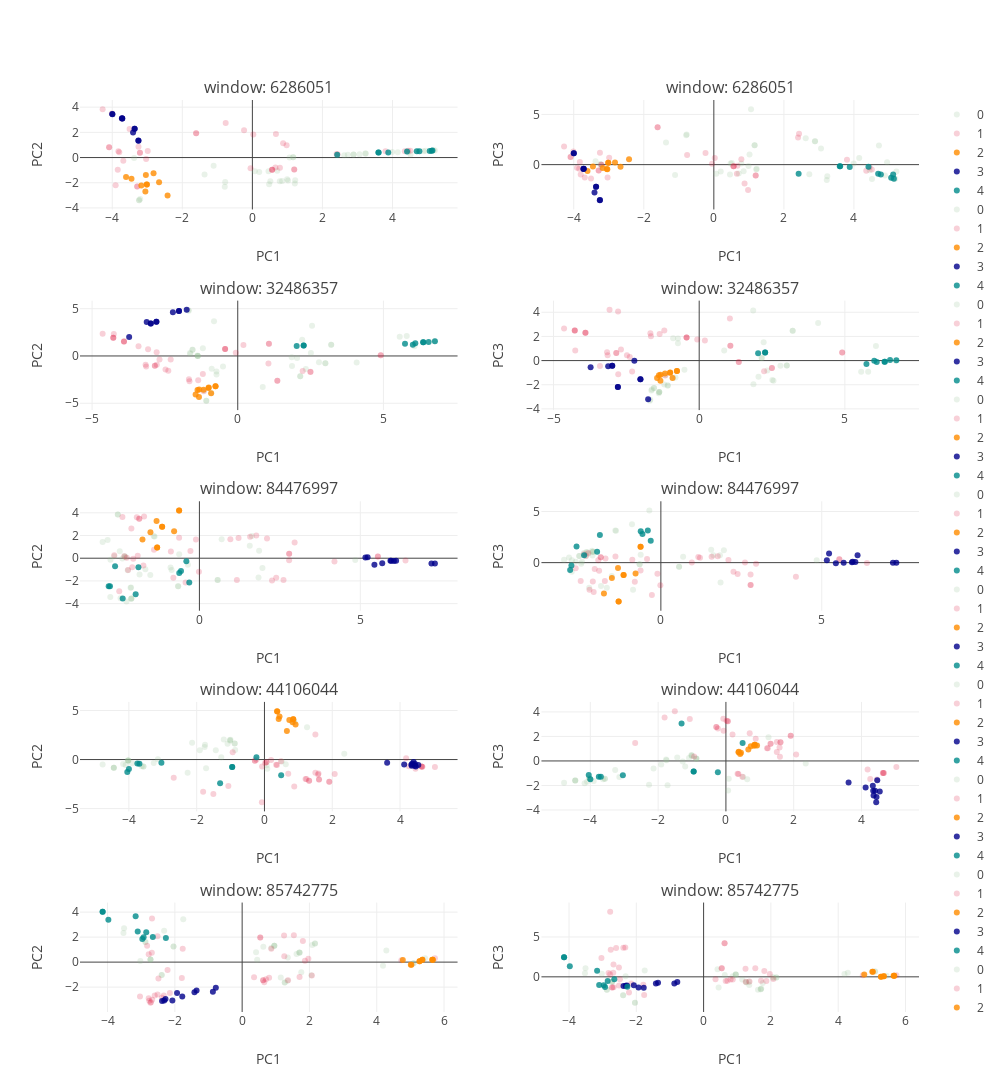

The code cell stored with this chart in its notebook:
### Markdown cell above
### I. Local variation sample

Visualize genetic structure at local windows using PCA. Plot colors will correspond to the Mean shift clustering above. 

Use the list `plot_who` to plot only accessions from specific groups.

Use the list `shade` to lower the opacity of samples from specific groups.

### Code cell
## a look at local windows
from structure_tools.Tutorial_subplots import window_sample_plot

windows_pick= 5
Chr= 1

plot_who= []
shade= [0,1]

window_sample_plot(Windows,
                   label_select,
                   PCA_color_ref,
                   plot_who= plot_who,
                   shade= shade,
                   Chr= 1,
                   windows_pick= windows_pick,
                   height= 1500,width= 1000)

### Figure 1 — Plotly figure (JSON) as saved in the notebook; plotly's stock layout.template omitted (floating-point values rounded to 4 significant figures)
{"data": [{"marker": {"color": "darkseagreen", "line": {"width": 0}, "opacity": 0.2, "size": 6, "symbol": "circle"}, "mode": "markers", "name": "0", "type": "scatter", "uid": "d3487cd2-72b0-4fd3-9665-a74d14273bb1", "x": [2.888, 1.061, -3.377, 4.449, 3.239, -0.7759, 0.4785, -1.366, -1.107, -3.234, 0.7092, 1.222, 1.164, 0.1961, 1.212, 2.623, 2.726, 0.4606, 2.888, -3.203, 0.5124, 0.9916, 0.7828, 1.164, 4.515, 5.121, -3.234, 1.019, 0.8496, 4.886, 3.06, -0.7887, 4.946, 3.223, 3.993, 5.18, 5.211, 4.713, 0.06881, 4.15], "xaxis": "x", "y": [0.2456, 0.005555, -0.04105, 0.4275, 0.3138, -1.945, -2.128, -1.337, -0.6447, -3.386, -1.056, -1.795, 0.03322, -1.155, -2.063, 0.1874, 0.2151, -1.097, 0.2456, -3.287, -1.879, -1.727, -1.874, 0.03322, 0.2335, 0.5481, -3.386, -1.814, -1.856, 0.5096, 0.2687, -2.323, 0.5346, 0.3156, 0.4345, 0.5703, 0.5666, 0.4989, -1.09, 0.4235], "yaxis": "y"}, {"marker": {"color": "crimson", "line": {"width": 0}, "opacity": 0.2, "size": 6, "symbol": "circle"}, "mode": "markers", "name": "1", "type": "scatter", "uid": "7a04e2ab-3314-415d-9676-95054bb57f61", "x": [-3.252, -3.21, 0.02658, 1.195, 4.352, -0.2375, 4.51, -4.012, -3.289, -3.722, -4.09, -3.801, 2.433, -3.685, 0.672, 0.5638, -0.7627, -4.09, -0.05167, -3.904, -3.21, 3.801, -3.826, 0.8769, 0.5638, 2.404, -2.988, 1.195, -1.606, -3.506, -3.034, -3.289, -1.606, -3.844, -4.276, 0.6578, 4.446, 0.9773, 0.5638, 0.7859], "xaxis": "x", "y": [0.8531, 0.3784, 1.837, -0.9453, 0.4936, 2.168, 0.5466, 3.505, -2.304, 3.108, 0.8228, 0.4259, 0.2676, -0.2534, 1.88, -0.9584, 2.739, 0.8228, -0.8457, -2.191, 0.3784, 0.4997, 0.4911, 1.139, -0.9584, 0.2745, 0.5214, -0.9453, 1.936, 2.271, -0.1228, -2.304, 1.936, -0.9752, 3.837, -0.7988, 0.5428, 0.9816, -0.9584, -0.8154], "yaxis": "y"}, {"marker": {"color": "darkorange", "line": {"width": 0}, "opacity": 0.8, "size": 6, "symbol": "circle"}, "mode": "markers", "name": "2", "type": "scatter", "uid": "f03760db-a545-45c9-b0d3-468f5d5708a9", "x": [-3.452, -2.664, -2.421, -3.055, -3.041, -3.607, -2.822, -3.014, -3.17, -3.014], "xaxis": "x", "y": [-1.689, -1.954, -3.013, -2.696, -1.389, -1.534, -1.255, -2.137, -2.215, -2.137], "yaxis": "y"}, {"marker": {"color": "darkblue", "line": {"width": 0}, "opacity": 0.8, "size": 6, "symbol": "circle"}, "mode": "markers", "name": "3", "type": "scatter", "uid": "00a663b0-78a3-4c27-8426-3b6e77290c35", "x": [-3.25, -3.362, -3.725, -4.0, -3.715, -3.407, -3.362, -3.715, -3.256, -3.996], "xaxis": "x", "y": [1.343, 2.287, 3.122, 3.453, 3.096, 1.991, 2.287, 3.096, 1.35, 3.442], "yaxis": "y"}, {"marker": {"color": "darkcyan", "line": {"width": 0}, "opacity": 0.8, "size": 6, "symbol": "circle"}, "mode": "markers", "name": "4", "type": "scatter", "uid": "e7e7e1f3-ab76-4ea2-aa02-e25fe6076dc4", "x": [3.606, 5.063, 4.691, 2.421, 3.88, 3.596, 5.119, 4.414, 5.141, 4.768], "xaxis": "x", "y": [0.3986, 0.5258, 0.4999, 0.2246, 0.4004, 0.3946, 0.5498, 0.4896, 0.5597, 0.5011], "yaxis": "y"}, {"marker": {"color": "darkseagreen", "line": {"width": 0}, "opacity": 0.2, "size": 6, "symbol": "circle"}, "mode": "markers", "name": "0", "type": "scatter", "uid": "11b21f24-a152-4417-bbe3-7f358a5b956d", "x": [2.888, 1.061, -3.377, 4.449, 3.239, -0.7759, 0.4785, -1.366, -1.107, -3.234, 0.7092, 1.222, 1.164, 0.1961, 1.212, 2.623, 2.726, 0.4606, 2.888, -3.203, 0.5124, 0.9916, 0.7828, 1.164, 4.515, 5.121, -3.234, 1.019, 0.8496, 4.886, 3.06, -0.7887, 4.946, 3.223, 3.993, 5.18, 5.211, 4.713, 0.06881, 4.15], "xaxis": "x2", "y": [2.336, 5.521, 0.3467, -0.5611, -1.165, 3.006, 0.1016, 2.21, -1.032, 0.03768, -0.894, -0.4093, 1.939, -0.6866, -0.4813, 2.624, -0.9578, -0.9755, 2.336, -0.3051, 0.1608, -0.1331, 0.1131, 1.939, -1.436, -1.363, 0.03768, 1.004, -0.6613, -1.083, 1.603, 2.938, 0.2466, -1.527, 0.1127, -1.41, -0.6869, 1.903, -0.9172, 0.666], "yaxis": "y2"}, {"marker": {"color": "crimson", "line": {"width": 0}, "opacity": 0.2, "size": 6, "symbol": "circle"}, "mode": "markers", "name": "1", "type": "scatter", "uid": "7a63229d-9fb6-441b-a361-21fc37f5ff55", "x": [-3.252, -3.21, 0.02658, 1.195, 4.352, -0.2375, 4.51, -4.012, -3.289, -3.722, -4.09, -3.801, 2.433, -3.685, 0.672, 0.5638, -0.7627, -4.09, -0.05167, -3.904, -3.21, 3.801, -3.826, 0.8769, 0.5638, 2.404, -2.988, 1.195, -1.606, -3.506, -3.034, -3.289, -1.606, -3.844, -4.276, 0.6578, 4.446, 0.9773, 0.5638, 0.7859], "xaxis": "x2", "y": [1.192, -0.01019, 0.6579, -1.078, -0.6027, 1.158, -0.4947, 1.319, -0.5755, -0.4274, 0.7533, -0.9927, 3.066, -1.289, -0.1129, -0.1704, 0.9687, 0.7533, 0.09264, -0.3124, -0.01019, 0.4977, 0.2528, -1.877, -0.1704, 2.695, 0.6911, -1.078, 3.726, -1.378, -1.279, -0.5755, 3.726, -0.4028, 1.819, -0.8998, -0.273, -2.531, -0.1704, 0.5309], "yaxis": "y2"}, {"marker": {"color": "darkorange", "line": {"width": 0}, "opacity": 0.8, "size": 6, "symbol": "circle"}, "mode": "markers", "name": "2", "type": "scatter", "uid": "86a2e7a2-bed6-456e-bc6f-c5764d0fe804", "x": [-3.452, -2.664, -2.421, -3.055, -3.041, -3.607, -2.822, -3.014, -3.17, -3.014], "xaxis": "x2", "y": [-0.1754, -0.2057, 0.5275, -0.4429, -0.4721, -0.623, 0.2122, 0.1756, -0.3252, 0.1756], "yaxis": "y2"}, {"marker": {"color": "darkblue", "line": {"width": 0}, "opacity": 0.8, "size": 6, "symbol": "circle"}, "mode": "markers", "name": "3", "type": "scatter", "uid": "add3de04-b9b3-4650-b4b4-6d3589f678c5", "x": [-3.25, -3.362, -3.725, -4.0, -3.715, -3.407, -3.362, -3.715, -3.256, -3.996], "xaxis": "x2", "y": [-3.517, -2.212, -0.4421, 1.139, -0.4214, -2.783, -2.212, -0.4214, -3.546, 1.134], "yaxis": "y2"}, {"marker": {"color": "darkcyan", "line": {"width": 0}, "opacity": 0.8, "size": 6, "symbol": "circle"}, "mode": "markers", "name": "4", "type": "scatter", "uid": "c91bdc4d-4e58-4cc3-bb1a-37dbbbc94d73", "x": [3.606, 5.063, 4.691, 2.421, 3.88, 3.596, 5.119, 4.414, 5.141, 4.768], "xaxis": "x2", "y": [-0.1532, -1.317, -0.9019, -0.8983, -0.2339, -0.1513, -0.9909, -0.211, -1.402, -0.9894], "yaxis": "y2"}, {"marker": {"color": "darkseagreen", "line": {"width": 0}, "opacity": 0.2, "size": 6, "symbol": "circle"}, "mode": "markers", "name": "0", "type": "scatter", "uid": "7e586ae9-0e61-4436-9f6b-cf47debbb596", "x": [-0.7299, 3.209, -0.9059, 2.511, 0.8576, 3.008, -1.16, -0.5063, 3.008, 4.082, -0.7294, -1.642, -1.625, 3.209, -1.197, 2.212, 2.145, 5.8, 5.56, 2.55, -0.8146, -0.8942, -1.388, -1.679, 1.853, 1.862, 6.749, -1.371, -1.552, -1.371, -1.371, 2.145, 6.068, 2.036, 2.789, -1.552, -1.079, -1.696, 2.337, -1.079], "xaxis": "x3", "y": [-1.637, 1.19, -3.911, 0.3079, -3.283, -0.7622, -3.651, -1.114, -0.7622, -0.6852, -1.972, 0.3035, 0.2461, 1.19, 0.8219, 1.718, -2.15, 2.106, 2.022, 3.206, 3.676, -1.358, 0.04329, 4.777, -0.1466, -1.057, 1.551, -0.01405, 0.6572, -0.01405, -0.01405, -2.15, 1.027, -0.2209, -0.677, 0.6572, -4.747, 4.834, -1.373, -4.747], "yaxis": "y3"}, {"marker": {"color": "crimson", "line": {"width": 0}, "opacity": 0.2, "size": 6, "symbol": "circle"}, "mode": "markers", "name": "1", "type": "scatter", "uid": "4e62a146-a213-4d1f-8991-79eaf1d181a5", "x": [2.496, 4.909, 1.07, -3.406, 2.497, 1.07, -2.779, -3.077, -2.845, -1.675, -1.656, -4.638, -3.144, -4.272, -3.905, -3.163, -0.06684, -0.4333, -4.255, -1.357, -0.4333, -3.905, 1.36, -2.784, 0.1951, -4.272, 4.909, -2.302, -0.4333, -4.272, -2.846, -2.383, 1.359, -3.905, -2.685, 2.228, -1.167, -1.198, -2.48, 1.054], "xaxis": "x3", "y": [-1.691, 0.08689, 1.283, 1.017, -1.68, 1.283, -0.9262, 0.7016, -1.025, -2.456, -2.664, 2.34, -1.124, 1.938, 1.537, -0.9161, 0.3403, 0.7419, 2.33, -2.565, 0.7419, 1.537, -2.623, 0.398, 1.169, 1.938, 0.08689, -0.3779, 0.7419, 1.938, -1.036, -1.558, -2.634, 1.537, -0.3678, -1.582, -3.72, -1.908, -1.437, -0.7984], "yaxis": "y3"}, {"marker": {"color": "darkorange", "line": {"width": 0}, "opacity": 0.8, "size": 6, "symbol": "circle"}, "mode": "markers", "name": "2", "type": "scatter", "uid": "8da905bf-13b4-4f35-bee5-5af9beec7061", "x": [-0.7631, -1.445, -1.002, -0.7631, -0.9955, -1.325, -1.331, -0.9145, -1.381, -1.173], "xaxis": "x3", "y": [-3.204, -4.077, -3.386, -3.204, -3.348, -3.544, -4.348, -3.938, -3.59, -3.577], "yaxis": "y3"}, {"marker": {"color": "darkblue", "line": {"width": 0}, "opacity": 0.8, "size": 6, "symbol": "circle"}, "mode": "markers", "name": "3", "type": "scatter", "uid": "69da0df8-0925-4768-ac98-0ee6d2192736", "x": [-2.792, -1.752, -2.226, -2.792, -2.985, -2.017, -3.727, -3.125, -2.017, -2.985], "xaxis": "x3", "y": [3.608, 4.875, 4.615, 3.608, 3.42, 4.765, 2.015, 3.584, 4.765, 3.42], "yaxis": "y3"}, {"marker": {"color": "darkcyan", "line": {"width": 0}, "opacity": 0.8, "size": 6, "symbol": "circle"}, "mode": "markers", "name": "4", "type": "scatter", "uid": "6c16d3e3-04c0-4930-8ee1-fcb641ae2a46", "x": [6.095, 6.375, 6.362, 6.769, 5.742, 2.263, 6.552, 2.263, 6.01, 2.023], "xaxis": "x3", "y": [1.355, 1.454, 1.449, 1.555, 1.286, 1.119, 1.484, 1.119, 1.189, 1.049], "yaxis": "y3"}, {"marker": {"color": "darkseagreen", "line": {"width": 0}, "opacity": 0.2, "size": 6, "symbol": "circle"}, "mode": "markers", "name": "0", "type": "scatter", "uid": "5aed13da-405d-4666-aad0-6aa6f96c3cec", "x": [-0.7299, 3.209, -0.9059, 2.511, 0.8576, 3.008, -1.16, -0.5063, 3.008, 4.082, -0.7294, -1.642, -1.625, 3.209, -1.197, 2.212, 2.145, 5.8, 5.56, 2.55, -0.8146, -0.8942, -1.388, -1.679, 1.853, 1.862, 6.749, -1.371, -1.552, -1.371, -1.371, 2.145, 6.068, 2.036, 2.789, -1.552, -1.079, -1.696, 2.337, -1.079], "xaxis": "x4", "y": [1.83, 2.464, -1.44, -1.606, 0.8378, -0.4112, -1.217, -0.7681, -0.4112, 3.112, 1.426, -2.476, -2.385, 2.464, -1.986, 1.521, 0.2121, -0.9288, -0.9295, -1.661, -1.405, 1.85, -2.698, -3.245, 4.152, -1.966, -0.005002, -2.608, -2.275, -2.608, -2.608, 0.2121, 1.215, -1.344, -0.4258, -2.275, -2.062, -3.335, -0.8168, -2.062], "yaxis": "y4"}, {"marker": {"color": "crimson", "line": {"width": 0}, "opacity": 0.2, "size": 6, "symbol": "circle"}, "mode": "markers", "name": "1", "type": "scatter", "uid": "8e422542-2b76-4cd3-8a07-3adf14a6d451", "x": [2.496, 4.909, 1.07, -3.406, 2.497, 1.07, -2.779, -3.077, -2.845, -1.675, -1.656, -4.638, -3.144, -4.272, -3.905, -3.163, -0.06684, -0.4333, -4.255, -1.357, -0.4333, -3.905, 1.36, -2.784, 0.1951, -4.272, 4.909, -2.302, -0.4333, -4.272, -2.846, -2.383, 1.359, -3.905, -2.685, 2.228, -1.167, -1.198, -2.48, 1.054], "xaxis": "x4", "y": [-0.6176, 0.6723, 1.239, -0.4583, -0.6186, 1.239, -1.133, 4.201, 0.625, 2.264, 2.025, 2.659, 0.4457, 2.482, 2.305, 0.6851, 1.739, 1.916, 0.841, 2.204, 1.916, 2.305, -0.1184, 4.061, 1.666, 2.482, 0.6723, -0.8974, 1.916, 2.482, 0.626, 0.3029, -0.1174, 2.305, 0.9209, -0.8923, -1.23, 2.5, 0.4488, 3.495], "yaxis": "y4"}, {"marker": {"color": "darkorange", "line": {"width": 0}, "opacity": 0.8, "size": 6, "symbol": "circle"}, "mode": "markers", "name": "2", "type": "scatter", "uid": "6ca8f37b-c111-483a-b475-b8c349f809f1", "x": [-0.7631, -1.445, -1.002, -0.7631, -0.9955, -1.325, -1.331, -0.9145, -1.381, -1.173], "xaxis": "x4", "y": [-0.8702, -1.449, -1.001, -0.8702, -0.9804, -1.172, -1.674, -1.446, -1.209, -1.078], "yaxis": "y4"}, {"marker": {"color": "darkblue", "line": {"width": 0}, "opacity": 0.8, "size": 6, "symbol": "circle"}, "mode": "markers", "name": "3", "type": "scatter", "uid": "80642f93-4ff2-4179-bd94-64545187c773", "x": [-2.792, -1.752, -2.226, -2.792, -2.985, -2.017, -3.727, -3.125, -2.017, -2.985], "xaxis": "x4", "y": [-2.182, -3.207, -0.007932, -2.182, -0.4356, -1.544, -0.5455, -0.4674, -1.544, -0.4356], "yaxis": "y4"}, {"marker": {"color": "darkcyan", "line": {"width": 0}, "opacity": 0.8, "size": 6, "symbol": "circle"}, "mode": "markers", "name": "4", "type": "scatter", "uid": "bcfa0969-7e60-4d26-b3af-b6847de0e663", "x": [6.095, 6.375, 6.362, 6.769, 5.742, 2.263, 6.552, 2.263, 6.01, 2.023], "xaxis": "x4", "y": [-0.1174, -0.09552, -0.09495, 0.02965, -0.2801, 0.6651, 0.03819, 0.6651, -0.006409, 0.6024], "yaxis": "y4"}, {"marker": {"color": "darkseagreen", "line": {"width": 0}, "opacity": 0.2, "size": 6, "symbol": "circle"}, "mode": "markers", "name": "0", "type": "scatter", "uid": "dff21b92-aab1-4767-9b77-4b54f02c972d", "x": [-0.3583, -1.393, -2.125, -1.679, 4.843, -2.393, -2.119, -2.644, -2.769, -0.6607, -0.6607, -0.8969, -1.86, -2.11, -2.475, -3.008, -2.119, -0.8639, 1.632, 0.6916, 1.837, -2.536, -2.291, 0.5665, -1.417, 1.855, -2.315, -2.536, 1.564, 1.958, -2.451, -2.331, -2.139, -2.268, -2.228, -0.6278, 0.5665, -2.763, -1.526, -2.852], "xaxis": "x5", "y": [-0.5755, 1.902, -2.581, -0.9759, -0.147, -0.02102, -3.564, 0.1728, -3.423, -2.476, -2.476, -0.8139, -1.436, -3.53, 0.6175, 1.423, -3.564, -1.042, 1.952, 1.67, -1.698, 3.842, 0.08165, -1.926, 1.94, 0.6571, 0.1196, 3.842, 1.108, -0.8706, -3.519, 0.1928, -2.595, -3.811, -1.053, 0.3381, -1.926, -0.1246, -1.482, 1.61], "yaxis": "y5"}, {"marker": {"color": "crimson", "line": {"width": 0}, "opacity": 0.2, "size": 6, "symbol": "circle"}, "mode": "markers", "name": "1", "type": "scatter", "uid": "22b3636f-e138-4fdb-9dea-62941807fab6", "x": [-0.6313, 2.1, 1.164, -1.918, -2.115, 2.256, 2.959, -1.411, 1.767, 2.789, -0.8874, -0.279, 0.9616, -1.869, -2.331, -2.491, 4.196, -1.869, -0.1074, -0.4297, -2.217, 6.404, 1.216, 5.546, -1.741, 2.789, -1.72, -2.057, -0.8097, -1.945, 2.386, 2.613, -2.393, 2.788, -2.255, -2.647, -2.088, 1.576, -0.01566, 5.546], "xaxis": "x5", "y": [1.792, 1.735, -1.925, 0.2095, 2.611, -1.971, 1.389, 0.7466, 2.008, 0.3859, 0.5954, 0.646, 1.672, 3.478, 0.182, -2.908, -0.2969, 3.478, 1.641, -2.136, -1.036, -0.2031, 1.781, 0.1428, -0.6384, 0.3859, 3.663, -0.05085, -1.719, 3.615, -1.729, -1.908, 3.63, -0.1784, 0.04583, 0.2546, -0.7938, 1.886, -1.181, 0.1428], "yaxis": "y5"}, {"marker": {"color": "darkorange", "line": {"width": 0}, "opacity": 0.8, "size": 6, "symbol": "circle"}, "mode": "markers", "name": "2", "type": "scatter", "uid": "ac74eb9b-a3c3-47e6-9022-28fa8cd55ffa", "x": [-0.6304, -1.332, -1.769, -1.158, -0.6304, -1.313, -1.313, -0.7859, -1.159, -1.522], "xaxis": "x5", "y": [4.201, 3.282, 1.646, 2.761, 4.201, 0.9432, 0.9432, 2.383, 2.769, 2.289], "yaxis": "y5"}, {"marker": {"color": "darkblue", "line": {"width": 0}, "opacity": 0.8, "size": 6, "symbol": "circle"}, "mode": "markers", "name": "3", "type": "scatter", "uid": "7bb39e03-af84-42fe-aa2e-fb907c61dad3", "x": [5.961, 5.438, 5.936, 7.318, 6.044, 5.226, 6.112, 5.158, 7.21, 5.68], "xaxis": "x5", "y": [-0.2231, -0.5808, -0.2298, -0.4758, -0.2418, 0.08512, -0.2242, 0.06747, -0.4638, -0.4469], "yaxis": "y5"}, {"marker": {"color": "darkcyan", "line": {"width": 0}, "opacity": 0.8, "size": 6, "symbol": "circle"}, "mode": "markers", "name": "4", "type": "scatter", "uid": "841b1e37-571f-498f-8caf-ac5c06ce61fb", "x": [-0.4061, -0.5725, -2.385, -2.819, -1.981, -0.315, -1.895, -2.62, -2.779, -0.6257], "xaxis": "x5", "y": [-0.2632, -1.116, -3.55, -2.461, -3.172, -2.131, -0.7995, -0.7173, -2.46, -1.3], "yaxis": "y5"}, {"marker": {"color": "darkseagreen", "line": {"width": 0}, "opacity": 0.2, "size": 6, "symbol": "circle"}, "mode": "markers", "name": "0", "type": "scatter", "uid": "8cfa0d7a-ff0d-4ad2-8a85-5a37ce191b28", "x": [-0.3583, -1.393, -2.125, -1.679, 4.843, -2.393, -2.119, -2.644, -2.769, -0.6607, -0.6607, -0.8969, -1.86, -2.11, -2.475, -3.008, -2.119, -0.8639, 1.632, 0.6916, 1.837, -2.536, -2.291, 0.5665, -1.417, 1.855, -2.315, -2.536, 1.564, 1.958, -2.451, -2.331, -2.139, -2.268, -2.228, -0.6278, 0.5665, -2.763, -1.526, -2.852], "xaxis": "x6", "y": [5.098, 3.12, 0.6966, -2.456, 0.2395, 0.9503, 1.059, 0.07771, -0.8914, -0.1611, -0.1611, 3.754, -2.291, 1.034, -0.1071, 0.2882, 1.059, -2.645, 0.7201, 0.5663, 0.7136, 0.6602, 1.025, -0.4028, 3.135, -1.944, 1.04, 0.6602, 1.265, 1.202, 0.09701, 0.6537, 1.157, 0.8536, -2.449, 0.783, -0.4028, 0.2241, -1.311, 0.4978], "yaxis": "y6"}, {"marker": {"color": "crimson", "line": {"width": 0}, "opacity": 0.2, "size": 6, "symbol": "circle"}, "mode": "markers", "name": "1", "type": "scatter", "uid": "897a9223-1fe8-40bf-839b-4bb3c4bb025f", "x": [-0.6313, 2.1, 1.164, -1.918, -2.115, 2.256, 2.959, -1.411, 1.767, 2.789, -0.8874, -0.279, 0.9616, -1.869, -2.331, -2.491, 4.196, -1.869, -0.1074, -0.4297, -2.217, 6.404, 1.216, 5.546, -1.741, 2.789, -1.72, -2.057, -0.8097, -1.945, 2.386, 2.613, -2.393, 2.788, -2.255, -2.647, -2.088, 1.576, -0.01566, 5.546], "xaxis": "x6", "y": [-0.7661, 0.2696, 0.5427, -0.7967, -1.839, -0.8881, -0.1034, 0.5885, 0.6318, -2.178, 0.279, -3.166, 0.01344, 0.5165, 0.6569, -1.801, -1.386, 0.5165, -1.076, 0.3509, -2.652, -0.04092, 0.4835, 0.332, -1.79, -2.178, 0.4151, -0.6196, -1.86, 0.2355, -1.107, 0.01156, 0.826, -1.161, 0.938, -0.5493, -2.871, 0.579, -2.209, 0.332], "yaxis": "y6"}, {"marker": {"color": "darkorange", "line": {"width": 0}, "opacity": 0.8, "size": 6, "symbol": "circle"}, "mode": "markers", "name": "2", "type": "scatter", "uid": "e777f00a-6fc5-4552-8a2a-1620bc98d695", "x": [-0.6304, -1.332, -1.769, -1.158, -0.6304, -1.313, -1.313, -0.7859, -1.159, -1.522], "xaxis": "x6", "y": [1.542, -0.5311, -3.016, -1.2, 1.542, -3.799, -3.799, -1.057, -1.216, -1.512], "yaxis": "y6"}, {"marker": {"color": "darkblue", "line": {"width": 0}, "opacity": 0.8, "size": 6, "symbol": "circle"}, "mode": "markers", "name": "3", "type": "scatter", "uid": "50cb0fef-1b8a-46d4-a4f6-6fa5e159358f", "x": [5.961, 5.438, 5.936, 7.318, 6.044, 5.226, 6.112, 5.158, 7.21, 5.68], "xaxis": "x6", "y": [0.08352, -0.06642, 0.04559, -0.008278, 0.05182, 0.9029, 0.7327, 0.222, -0.01451, -0.00595], "yaxis": "y6"}, {"marker": {"color": "darkcyan", "line": {"width": 0}, "opacity": 0.8, "size": 6, "symbol": "circle"}, "mode": "markers", "name": "4", "type": "scatter", "uid": "cee2d401-dd4f-48e0-ad41-3c3a317e9ffd", "x": [-0.4061, -0.5725, -2.385, -2.819, -1.981, -0.315, -1.895, -2.62, -2.779, -0.6257], "xaxis": "x6", "y": [3.141, 2.799, 0.7104, -0.7078, 1.066, 2.132, 2.694, 1.585, -0.2711, 3.069], "yaxis": "y6"}, {"marker": {"color": "darkseagreen", "line": {"width": 0}, "opacity": 0.2, "size": 6, "symbol": "circle"}, "mode": "markers", "name": "0", "type": "scatter", "uid": "8bc762e9-6911-4e78-a736-f715e35994b0", "x": [-3.144, -3.9, -4.019, -4.446, 0.5105, 1.257, -1.201, -1.753, -1.722, 2.355, -4.096, 0.8816, -1.275, 0.6291, -2.268, -3.571, -4.019, 0.08365, 0.06571, -4.775, -1.002, -3.267, -4.019, -4.169, -1.436, -4.446, -1.765, -0.8642, -0.8786, -2.135, -4.446, -1.018, -1.908, -4.035, -3.571, -0.8786, -1.088, 0.8816, -3.624, -1.013], "xaxis": "x7", "y": [0.02939, -0.3784, -0.1056, -0.8332, -0.1993, 3.295, 2.05, 1.51, -0.8818, 0.5829, -0.5495, 3.821, 0.2372, -0.4721, -1.337, -0.6982, -0.1056, -0.927, -0.5909, -0.5133, 2.007, -0.3474, -0.1056, -0.45, 0.9517, -0.8332, 1.272, 0.9639, 1.645, 1.708, -0.8332, 2.006, 0.9481, -0.1065, -0.6982, 1.645, 1.615, 3.821, -0.6835, 1.917], "yaxis": "y7"}, {"marker": {"color": "crimson", "line": {"width": 0}, "opacity": 0.2, "size": 6, "symbol": "circle"}, "mode": "markers", "name": "1", "type": "scatter", "uid": "380799c8-e3fa-469e-ad6c-02fe29c91fd0", "x": [4.632, -0.06981, 1.318, 0.0195, 0.195, 1.502, 0.05555, -2.677, 1.318, 1.583, 0.4861, -0.07584, 1.61, 4.181, 4.632, -0.938, 4.657, 0.8789, 0.05555, 1.213, -0.2373, 4.259, -1.809, 0.3446, 0.3689, -1.508, -0.2822, 5.03, 1.912, 1.594, 1.912, 1.502, 1.61, 1.237, 0.7015, -0.2822, 4.456, 2.072, 4.657, -1.066], "xaxis": "x7", "y": [-0.7074, -0.6965, -2.172, -0.3535, -0.0584, 2.559, -0.2855, -1.857, -2.172, -1.534, -0.1771, -4.343, -2.022, 0.1409, -0.7074, 0.7321, -0.7296, -2.757, -0.2855, -1.971, -0.03017, -0.6786, -3.286, -0.5425, -0.5648, -3.525, -0.1148, -0.7585, -2.261, -1.413, -2.261, -1.355, -2.022, -1.993, -1.44, -0.1148, -0.9369, -1.462, -0.7296, -2.697], "yaxis": "y7"}, {"marker": {"color": "darkorange", "line": {"width": 0}, "opacity": 0.8, "size": 6, "symbol": "circle"}, "mode": "markers", "name": "2", "type": "scatter", "uid": "f5d41cb0-e28e-4d3c-98a7-369ba81f3810", "x": [0.849, 0.3728, 0.4443, 0.9185, 0.3781, 0.7339, 0.849, 0.6619, 0.42, 0.8301], "xaxis": "x7", "y": [4.106, 4.937, 4.389, 3.586, 4.892, 4.021, 4.106, 2.924, 4.13, 3.802], "yaxis": "y7"}, {"marker": {"color": "darkblue", "line": {"width": 0}, "opacity": 0.8, "size": 6, "symbol": "circle"}, "mode": "markers", "name": "3", "type": "scatter", "uid": "0fc96399-67f5-4bda-a435-6e815b134d41", "x": [4.122, 4.435, 4.466, 4.539, 3.62, 4.346, 4.335, 4.357, 4.4, 4.443], "xaxis": "x7", "y": [-0.4998, -0.6246, -0.7173, -0.553, -0.3386, -0.6438, -0.5394, -0.4224, -0.2441, -0.4416], "yaxis": "y7"}, {"marker": {"color": "darkcyan", "line": {"width": 0}, "opacity": 0.8, "size": 6, "symbol": "circle"}, "mode": "markers", "name": "4", "type": "scatter", "uid": "4c70d6aa-1235-4402-809f-fa67d027373a", "x": [-3.749, -3.689, 0.4931, -3.041, -0.2372, -0.9516, -1.308, -0.9516, -3.999, -4.047], "xaxis": "x7", "y": [-0.4029, -0.4254, -1.604, -0.3151, 0.2389, -0.7548, -2.407, -0.7548, -0.9729, -1.261], "yaxis": "y7"}, {"marker": {"color": "darkseagreen", "line": {"width": 0}, "opacity": 0.2, "size": 6, "symbol": "circle"}, "mode": "markers", "name": "0", "type": "scatter", "uid": "2e9753fb-bc69-480b-b016-997c6995ed9d", "x": [-3.144, -3.9, -4.019, -4.446, 0.5105, 1.257, -1.201, -1.753, -1.722, 2.355, -4.096, 0.8816, -1.275, 0.6291, -2.268, -3.571, -4.019, 0.08365, 0.06571, -4.775, -1.002, -3.267, -4.019, -4.169, -1.436, -4.446, -1.765, -0.8642, -0.8786, -2.135, -4.446, -1.018, -1.908, -4.035, -3.571, -0.8786, -1.088, 0.8816, -3.624, -1.013], "xaxis": "x8", "y": [-1.308, -1.633, -1.455, -1.604, -1.313, 1.943, -0.4603, 0.05193, -1.98, -0.2112, -1.698, 1.251, -0.04201, -1.491, -1.952, -1.457, -1.455, -1.462, -2.406, -1.78, 0.4062, -0.7292, -1.455, -1.829, 0.2868, -1.604, 0.1113, 0.1818, 0.1988, -0.6097, -1.604, 0.4804, -0.2895, -1.381, -1.457, 0.1988, 0.2414, 1.251, -1.5, 0.4512], "yaxis": "y8"}, {"marker": {"color": "crimson", "line": {"width": 0}, "opacity": 0.2, "size": 6, "symbol": "circle"}, "mode": "markers", "name": "1", "type": "scatter", "uid": "74bdb9b2-27ce-4264-bcd2-7fc5d9e575e1", "x": [4.632, -0.06981, 1.318, 0.0195, 0.195, 1.502, 0.05555, -2.677, 1.318, 1.583, 0.4861, -0.07584, 1.61, 4.181, 4.632, -0.938, 4.657, 0.8789, 0.05555, 1.213, -0.2373, 4.259, -1.809, 0.3446, 0.3689, -1.508, -0.2822, 5.03, 1.912, 1.594, 1.912, 1.502, 1.61, 1.237, 0.7015, -0.2822, 4.456, 2.072, 4.657, -1.066], "xaxis": "x8", "y": [-0.9738, 2.454, 1.399, 3.289, 2.148, 1.549, 3.238, 1.459, 1.399, 1.092, -1.296, 3.442, 1.533, -0.694, -0.9738, 0.3642, -0.9903, 1.804, 3.238, 1.043, 2.644, -1.479, 3.55, -1.047, -1.063, 4.063, 2.776, -0.4847, 2.046, 0.3386, 2.046, 0.7201, 1.533, 1.027, 2.254, 2.776, -1.505, 0.5225, -0.9903, 3.427], "yaxis": "y8"}, {"marker": {"color": "darkorange", "line": {"width": 0}, "opacity": 0.8, "size": 6, "symbol": "circle"}, "mode": "markers", "name": "2", "type": "scatter", "uid": "77fc00c0-2403-416c-9a42-99b166b3f987", "x": [0.849, 0.3728, 0.4443, 0.9185, 0.3781, 0.7339, 0.849, 0.6619, 0.42, 0.8301], "xaxis": "x8", "y": [1.323, 0.7146, 0.6731, 1.255, 0.7502, 1.197, 1.323, 0.9287, 0.5611, 1.247], "yaxis": "y8"}, {"marker": {"color": "darkblue", "line": {"width": 0}, "opacity": 0.8, "size": 6, "symbol": "circle"}, "mode": "markers", "name": "3", "type": "scatter", "uid": "7426139f-4cca-4e1b-a8b7-ad72c126b211", "x": [4.122, 4.435, 4.466, 4.539, 3.62, 4.346, 4.335, 4.357, 4.4, 4.443], "xaxis": "x8", "y": [-2.17, -3.361, -1.576, -2.502, -1.766, -2.427, -2.028, -2.821, -2.435, -2.948], "yaxis": "y8"}, {"marker": {"color": "darkcyan", "line": {"width": 0}, "opacity": 0.8, "size": 6, "symbol": "circle"}, "mode": "markers", "name": "4", "type": "scatter", "uid": "7ad19828-dbe7-4083-8642-f2ff2ac913bb", "x": [-3.749, -3.689, 0.4931, -3.041, -0.2372, -0.9516, -1.308, -0.9516, -3.999, -4.047], "xaxis": "x8", "y": [-1.296, -1.279, 1.463, -1.158, -0.9217, -0.8598, 3.063, -0.8598, -1.501, -1.152], "yaxis": "y8"}, {"marker": {"color": "darkseagreen", "line": {"width": 0}, "opacity": 0.2, "size": 6, "symbol": "circle"}, "mode": "markers", "name": "0", "type": "scatter", "uid": "543047c0-0715-44e7-95f1-abadea565235", "x": [-2.318, 2.164, 0.4137, 1.265, -2.725, 1.699, -2.875, 0.9558, -3.526, -2.391, -2.391, -1.75, 4.285, -2.039, 1.713, 5.096, -2.875, 1.265, 4.186, 1.758, 0.4468, 2.058, 0.9558, -2.725, 2.164, 1.348, 1.699, 5.096, 1.147, -3.025, -3.509, 1.357, 0.864, -2.039, 0.9558, 2.082, -2.725, 0.6293, 1.617, 5.438], "xaxis": "x9", "y": [2.509, 1.494, 0.7863, -1.622, 0.201, 0.7715, 1.604, 1.319, 2.334, -1.032, -1.032, 3.422, 0.9334, 1.24, 0.7481, -0.09777, 1.604, -1.622, -0.2842, -0.8148, 0.1845, -1.047, 1.319, 0.201, 1.494, -1.501, 0.7715, -0.09777, -1.234, 0.08012, 2.716, 0.371, 1.135, 1.24, 1.319, 1.373, 0.201, 1.224, 0.6508, 0.3027], "yaxis": "y9"}, {"marker": {"color": "crimson", "line": {"width": 0}, "opacity": 0.2, "size": 6, "symbol": "circle"}, "mode": "markers", "name": "1", "type": "scatter", "uid": "a1fbad19-7687-4021-9a1f-ddc5438c6b78", "x": [-2.599, 0.6572, -1.792, 0.5388, 5.729, -2.516, 0.7087, -2.385, -2.76, 1.707, 1.252, 0.354, 1.364, 0.6238, 1.865, -2.679, -2.514, 0.6238, 0.8017, -1.766, 1.537, -2.675, -2.327, -2.726, 2.071, 1.967, 0.8672, 0.5388, -2.684, 4.731, -2.777, -2.825, -2.777, -2.149, -2.487, 1.246, 1.805, -3.036, -2.217, -2.71], "xaxis": "x9", "y": [-2.677, -1.613, -1.271, 1.965, 0.3146, 2.074, -1.365, -2.859, -3.098, -1.191, 0.4628, -1.204, -1.45, -1.457, 0.111, 3.497, -2.586, -1.457, -1.243, 1.071, 2.139, -3.006, -2.676, -3.254, -1.068, 0.2618, 1.064, 1.965, 0.7441, 0.1401, 0.6217, 1.303, -2.89, -2.463, -1.306, 2.127, 1.684, -2.759, -0.6351, -3.203], "yaxis": "y9"}, {"marker": {"color": "darkorange", "line": {"width": 0}, "opacity": 0.8, "size": 6, "symbol": "circle"}, "mode": "markers", "name": "2", "type": "scatter", "uid": "a84e81da-f1f4-4591-a9e4-f4753b03e619", "x": [5.273, 5.013, 5.647, 5.356, 5.273, 5.665, 5.665, 5.356, 4.774, 5.032], "xaxis": "x9", "y": [0.06148, -0.2184, 0.1939, 0.1821, 0.06148, 0.1944, 0.1944, 0.1821, 0.1763, -0.2179], "yaxis": "y9"}, {"marker": {"color": "darkblue", "line": {"width": 0}, "opacity": 0.8, "size": 6, "symbol": "circle"}, "mode": "markers", "name": "3", "type": "scatter", "uid": "ee4cc989-63a8-4445-90a9-f4d9eb3fb7c1", "x": [-2.073, -1.934, -1.354, -1.417, -2.316, -0.8696, -0.7818, -2.38, -2.278, -1.78], "xaxis": "x9", "y": [-3.063, -2.474, -2.263, -2.405, -3.075, -2.365, -2.057, -3.104, -2.945, -2.749], "yaxis": "y9"}, {"marker": {"color": "darkcyan", "line": {"width": 0}, "opacity": 0.8, "size": 6, "symbol": "circle"}, "mode": "markers", "name": "4", "type": "scatter", "uid": "b1c2228a-4fe9-4412-87d7-5977d1cd8e7d", "x": [-2.966, -3.104, -4.146, -2.654, -4.146, -2.85, -3.165, -2.929, -2.266, -3.976], "xaxis": "x9", "y": [1.841, 2.446, 4.027, 2.008, 4.027, 2.39, 3.659, 1.99, 1.929, 3.396], "yaxis": "y9"}, {"marker": {"color": "darkseagreen", "line": {"width": 0}, "opacity": 0.2, "size": 6, "symbol": "circle"}, "mode": "markers", "name": "0", "type": "scatter", "uid": "343c6ebf-fd4b-49bb-ac59-4f3c3b9d9c03", "x": [-2.318, 2.164, 0.4137, 1.265, -2.725, 1.699, -2.875, 0.9558, -3.526, -2.391, -2.391, -1.75, 4.285, -2.039, 1.713, 5.096, -2.875, 1.265, 4.186, 1.758, 0.4468, 2.058, 0.9558, -2.725, 2.164, 1.348, 1.699, 5.096, 1.147, -3.025, -3.509, 1.357, 0.864, -2.039, 0.9558, 2.082, -2.725, 0.6293, 1.617, 5.438], "xaxis": "x10", "y": [0.07177, -0.09163, 0.9646, -0.6737, -0.6074, -1.562, -1.613, 0.2935, 0.4569, -2.313, -2.313, 0.7884, 0.5251, -3.254, -1.461, 0.6812, -1.613, -0.6737, 0.3523, -0.7708, -1.34, -0.01671, 0.2935, -0.6074, -0.09163, -0.6211, -1.562, 0.6812, -0.3456, 0.3808, 1.081, -1.011, 0.07923, -3.254, 0.2935, -0.1443, -0.6074, 0.2158, -1.615, 0.1301], "yaxis": "y10"}, {"marker": {"color": "crimson", "line": {"width": 0}, "opacity": 0.2, "size": 6, "symbol": "circle"}, "mode": "markers", "name": "1", "type": "scatter", "uid": "fa6fad5d-075d-4920-8433-e114913441e4", "x": [-2.599, 0.6572, -1.792, 0.5388, 5.729, -2.516, 0.7087, -2.385, -2.76, 1.707, 1.252, 0.354, 1.364, 0.6238, 1.865, -2.679, -2.514, 0.6238, 0.8017, -1.766, 1.537, -2.675, -2.327, -2.726, 2.071, 1.967, 0.8672, 0.5388, -2.684, 4.731, -2.777, -2.825, -2.777, -2.149, -2.487, 1.246, 1.805, -3.036, -2.217, -2.71], "xaxis": "x10", "y": [3.628, -0.5357, -0.9829, 1.083, 0.1966, 1.178, -0.4975, 3.649, 3.395, -0.4926, -0.6244, -0.2926, -0.5973, 4.207, -0.5282, 1.561, -1.077, 4.207, -0.3263, -2.277, 1.088, -1.31, 3.691, -1.348, -0.2581, 0.3534, -0.3294, 1.083, 0.5033, 0.1917, 0.3321, 0.4921, 8.162, -0.8426, -0.3076, 1.021, 0.7368, 2.371, -1.979, -1.325], "yaxis": "y10"}, {"marker": {"color": "darkorange", "line": {"width": 0}, "opacity": 0.8, "size": 6, "symbol": "circle"}, "mode": "markers", "name": "2", "type": "scatter", "uid": "65c16be6-19aa-424b-a1d0-ea90989228b5", "x": [5.273, 5.013, 5.647, 5.356, 5.273, 5.665, 5.665, 5.356, 4.774, 5.032], "xaxis": "x10", "y": [0.02483, 0.6286, 0.144, 0.07747, 0.02483, 0.1473, 0.1473, 0.07747, 0.2809, 0.6319], "yaxis": "y10"}, {"marker": {"color": "darkblue", "line": {"width": 0}, "opacity": 0.8, "size": 6, "symbol": "circle"}, "mode": "markers", "name": "3", "type": "scatter", "uid": "566c2c1a-aeae-45bf-b4f5-d0db2ddbca0f", "x": [-2.073, -1.934, -1.354, -1.417, -2.316, -0.8696, -0.7818, -2.38, -2.278, -1.78], "xaxis": "x10", "y": [-1.052, -1.333, -0.7422, -0.8215, -1.111, -0.838, -0.6325, -1.137, -1.076, -1.38], "yaxis": "y10"}, {"marker": {"color": "darkcyan", "line": {"width": 0}, "opacity": 0.8, "size": 6, "symbol": "circle"}, "mode": "markers", "name": "4", "type": "scatter", "uid": "90fb457e-daf6-466c-9cc0-621cf42770b1", "x": [-2.966, -3.104, -4.146, -2.654, -4.146, -2.85, -3.165, -2.929, -2.266, -3.976], "xaxis": "x10", "y": [-1.059, -1.029, 2.464, -0.2915, 2.464, -0.5164, 0.7641, -1.27, -1.244, 1.329], "yaxis": "y10"}], "layout": {"annotations": [{"font": {"size": 16}, "showarrow": false, "text": "window: 6286051", "x": 0.225, "xanchor": "center", "xref": "paper", "y": 1, "yanchor": "bottom", "yref": "paper"}, {"font": {"size": 16}, "showarrow": false, "text": "window: 6286051", "x": 0.775, "xanchor": "center", "xref": "paper", "y": 1, "yanchor": "bottom", "yref": "paper"}, {"font": {"size": 16}, "showarrow": false, "text": "window: 32486357", "x": 0.225, "xanchor": "center", "xref": "paper", "y": 0.78, "yanchor": "bottom", "yref": "paper"}, {"font": {"size": 16}, "showarrow": false, "text": "window: 32486357", "x": 0.775, "xanchor": "center", "xref": "paper", "y": 0.78, "yanchor": "bottom", "yref": "paper"}, {"font": {"size": 16}, "showarrow": false, "text": "window: 84476997", "x": 0.225, "xanchor": "center", "xref": "paper", "y": 0.56, "yanchor": "bottom", "yref": "paper"}, {"font": {"size": 16}, "showarrow": false, "text": "window: 84476997", "x": 0.775, "xanchor": "center", "xref": "paper", "y": 0.56, "yanchor": "bottom", "yref": "paper"}, {"font": {"size": 16}, "showarrow": false, "text": "window: 44106044", "x": 0.225, "xanchor": "center", "xref": "paper", "y": 0.34, "yanchor": "bottom", "yref": "paper"}, {"font": {"size": 16}, "showarrow": false, "text": "window: 44106044", "x": 0.775, "xanchor": "center", "xref": "paper", "y": 0.34, "yanchor": "bottom", "yref": "paper"}, {"font": {"size": 16}, "showarrow": false, "text": "window: 85742775", "x": 0.225, "xanchor": "center", "xref": "paper", "y": 0.12, "yanchor": "bottom", "yref": "paper"}, {"font": {"size": 16}, "showarrow": false, "text": "window: 85742775", "x": 0.775, "xanchor": "center", "xref": "paper", "y": 0.12, "yanchor": "bottom", "yref": "paper"}], "height": 1500, "width": 1000, "xaxis": {"anchor": "y", "domain": [0, 0.45], "title": "PC1"}, "xaxis10": {"anchor": "y10", "domain": [0.55, 1], "title": "PC1"}, "xaxis2": {"anchor": "y2", "domain": [0.55, 1], "title": "PC1"}, "xaxis3": {"anchor": "y3", "domain": [0, 0.45], "title": "PC1"}, "xaxis4": {"anchor": "y4", "domain": [0.55, 1], "title": "PC1"}, "xaxis5": {"anchor": "y5", "domain": [0, 0.45], "title": "PC1"}, "xaxis6": {"anchor": "y6", "domain": [0.55, 1], "title": "PC1"}, "xaxis7": {"anchor": "y7", "domain": [0, 0.45], "title": "PC1"}, "xaxis8": {"anchor": "y8", "domain": [0.55, 1], "title": "PC1"}, "xaxis9": {"anchor": "y9", "domain": [0, 0.45], "title": "PC1"}, "yaxis": {"anchor": "x", "domain": [0.88, 1], "title": "PC2"}, "yaxis10": {"anchor": "x10", "domain": [0, 0.12], "title": "PC3"}, "yaxis2": {"anchor": "x2", "domain": [0.88, 1], "title": "PC3"}, "yaxis3": {"anchor": "x3", "domain": [0.66, 0.78], "title": "PC2"}, "yaxis4": {"anchor": "x4", "domain": [0.66, 0.78], "title": "PC3"}, "yaxis5": {"anchor": "x5", "domain": [0.44, 0.56], "title": "PC2"}, "yaxis6": {"anchor": "x6", "domain": [0.44, 0.56], "title": "PC3"}, "yaxis7": {"anchor": "x7", "domain": [0.22, 0.34], "title": "PC2"}, "yaxis8": {"anchor": "x8", "domain": [0.22, 0.34], "title": "PC3"}, "yaxis9": {"anchor": "x9", "domain": [0, 0.12], "title": "PC2"}}}
